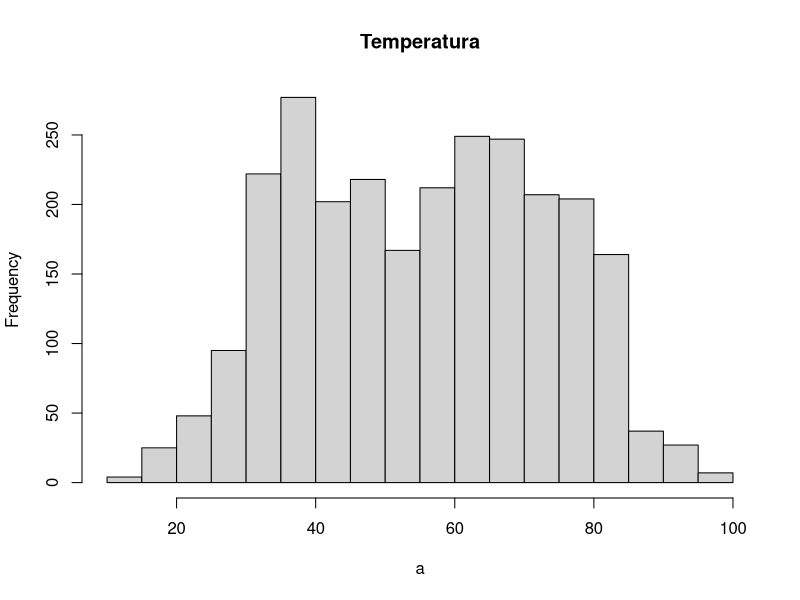
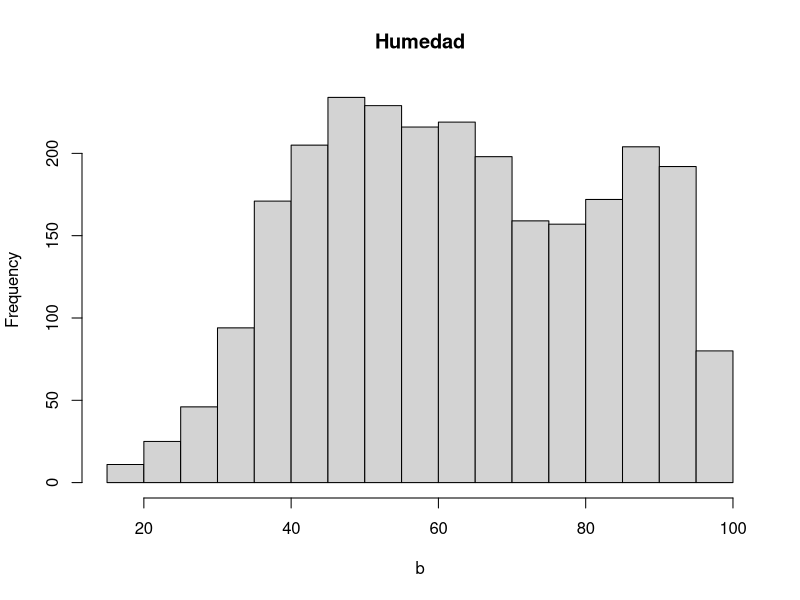
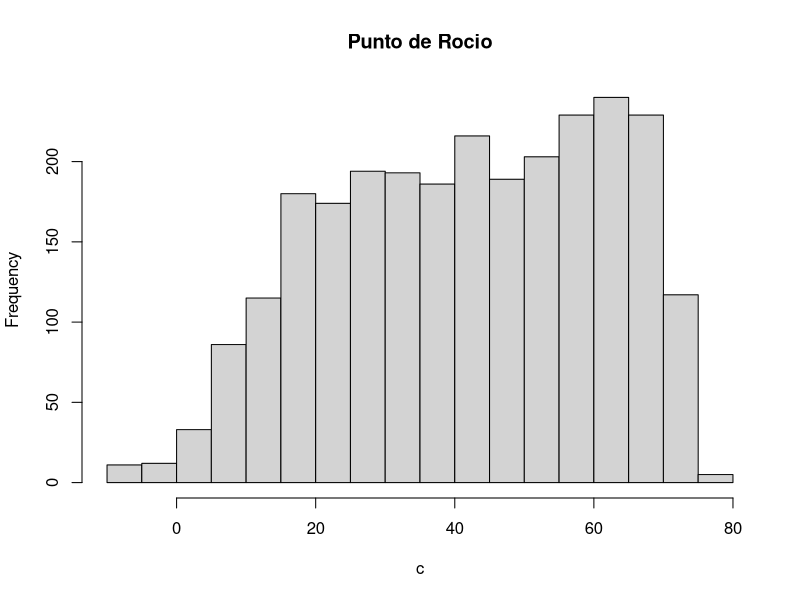
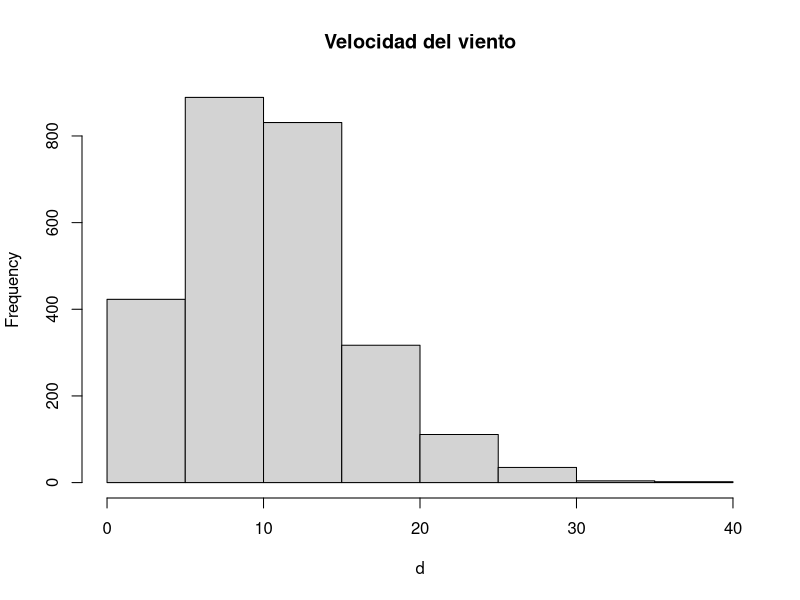

These charts were generated, in order, by the following R code:
# nombre del archivo a mandar por correo:
# nombre_apellido_inferencia_profesor.R
# ejemplo:
# juan_perez_estadistica_mayer.R

# No olvide ejecutar las líneas 6 y 11 antes de empezar el resto del trabajo
library(readxl)


# 1. Use la función read_excel para cargar los datos que se encuentran en el archivo excel datos_ie.xlsx
misdatos <- read_excel("datos_ie.xlsx")

x<-(misdatos$velocidad_viento)
x


# 2. Para la variable "velocidad_viento", que es una de las columnas de los datos 
# que acaba de cargar, encuentre lo siguiente usando la función quantile:
# 2.1 el cuantil 0.025 (2 pto)
quantile(x, 0.025) # el cuantil 0.025 es 0.
# 2.2 la mediana (2 pto)
median(x) #La mediana es 9.20624
# 2.3 el cuantil 0.975 (2 pto)
quantile(x, 0.975) # el cuantil 0.975 es 23.0156
# Nota la función quantile es la que calcula cuantiles de un vector. Por ejemplo si el vector se llama x y
# queremos calcular el cuantil 37 escribiremos en R quantile(x, 0.37)





# 3. Para la variable "temperatura" compute lo siguiente
# 3.1 la media (2 pto)
y<- (misdatos$temperatura)

mean(y) #la media es 55.45093
# 3.2 la desviación estandar    (2 pto)
sd(y) # al desviacion estandar es 17.88357
# 3.3 la cantidad de observaciones (n)   (2 pto)
length(y) # son 2612 observaciones.
# 3.4 la desviación estandar, dividida por la raíz de n  (2 pto)
z<- sd(y)
sqrt(z) # es 4.228898
  




# 4. Grafique los histogramas de estas cuatro variables: temperatura, humedad,
# punto_rocio y velocidad_viento. Puede usar cualquier función y paquete de R (4 pts)

a<- (misdatos$temperatura)
hist(a, main= "Temperatura")
b<- (misdatos$humedad)
hist(b, main= "Humedad")
c<- (misdatos$punto_rocio)
hist(c, main= "Punto de Rocio")
d<- (misdatos$velocidad_viento)
hist(d, main= "Velocidad del viento")

# 5. Use el comando pnorm, para encontrar la probabilidad de que una variable aleatoria normal
# estándard esté entre -1 y 1.2, es decir, encontrar P(-1 <= z <= 1.2)
# Nota, el comando pnorm asume por defecto que nuestra normal es estándar. (2 pto)

h<- pnorm(1.2)
h
j<- pnorm(-1)
j
h-j # la probabilidad de que la variable este entre P(-1 <= z <= 1.2)
#es de 0.7262751.
